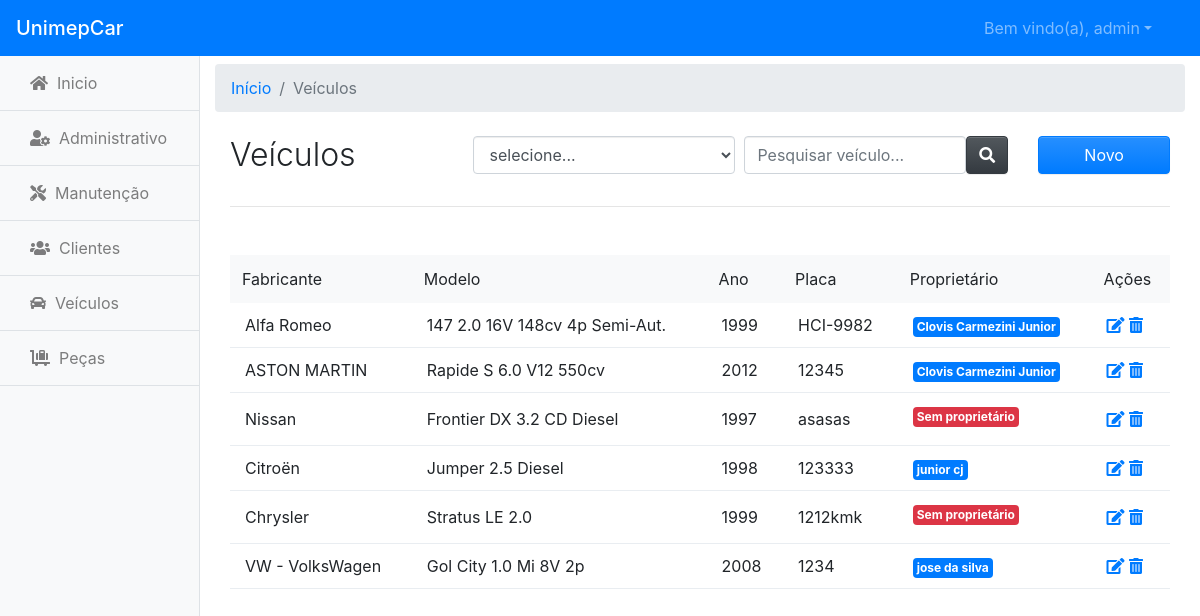
The page /veiculo (signed in) on the database its author committed.
### tables this page shows
CREATE TABLE `veiculo` (
  `id` int(11) NOT NULL,
  `codigo_modelo` int(11) NOT NULL,
  `codigo_marca` int(11) NOT NULL,
  `fabricante` varchar(150) NOT NULL,
  `modelo` varchar(150) NOT NULL,
  `ano` int(11) NOT NULL,
  `placa` varchar(10) NOT NULL,
  `id_cliente` int(11) NOT NULL
);

CREATE TABLE `cliente` (
  `id` int(11) NOT NULL,
  `nome` varchar(50) NOT NULL,
  `cpf` char(14) NOT NULL,
  `endereco` varchar(150) NOT NULL,
  `cidade` varchar(50) NOT NULL,
  `estado` char(2) NOT NULL,
  `cep` varchar(12) NOT NULL,
  `email` varchar(100) NOT NULL,
  `telefone` varchar(20) NOT NULL
);

### app/core/Controller.php (called while the page is built, shortened)
<?php
    class Controller{
        public function load($viewName, $viewData = []){
            extract($viewData);
            include 'app/views/'.$viewName.'.php';
        }
    }

### app/controllers/VeiculoController.php (called while the page is built, shortened)
<?php
    class VeiculoController extends Controller{
        public function index(){
            $veiculo = new Veiculo();
            $cliente = new Cliente();
            $data['veiculos'] = $veiculo->lista();
            $data['clientes'] = $cliente->lista();
            $data['view'] = 'veiculo/index';
            $this->load('template',$data);
        }
    }

### app/core/Core.php (called while the page is built, shortened)
<?php
    class Core{
        private $parametros = [];
        public function run(){
            $c = new $controllerCorrente;
            call_user_func_array([$c, $this->getMetodo()],$this->getParametros());
        }
        public function getMetodo(){
            return 'index';
        }
        public function getParametros(){
            return $this->parametros;
        }
    }

### index.php (called while the page is built, shortened)
<?php
    require 'app/core/Core.php';
    $core = new Core();
    $core->run();

### app/core/Model.php (called while the page is built, shortened)
<?php
    abstract class Model{
        protected $db;
        protected $tabela;
        public function __construct(){
            $this->db = new \PDO('mysql:dbname='.BANCO.'; host='.SERVIDOR,USUARIO,SENHA);
            $this->db->exec("set names utf8");
        }
        public function lista(){
            $sql = 'select * from '.$this->tabela;
            $qry = $this->db->query($sql);
            return $qry->fetchAll(\PDO::FETCH_OBJ);
        }
    }

### app/views/veiculo/Index.php (the view, shortened to what this page needs)
<div class="row">
    <div class="col-12 mt-2">
        <nav aria-label="breadcrumb">
            <ol class="breadcrumb">
                <li class="breadcrumb-item" aria-current="page"><a href="<?= URL_BASE?>">Início</a></li>
                <li class="breadcrumb-item active" aria-current="page">Veículos</li>
            </ol>
        </nav>
    </div>
</div>
<div class="container">
    <div class="row">
        <div class="col-md-3  mt-2">
            <h1 class="h2 font-weight-light">Veículos</h1>
        </div>
        <div class="col-md-7 mt-2">
            <form action="<?=URL_BASE.'veiculo/pesquisa'?>" method="post">
                <div class="form-row">
                    <div class="form-group col">
                        <select name="campo" class="form-control">
                            <option value="0">selecione...</option>
                        </select>
                    </div>
                    <div class="form-group col">
                        <div class="input-group-append">
                            <input class="form-control" name="res" type="text" placeholder="Pesquisar veículo...">
                            <button class="btn btn-dark" type="submit">
                                <i class="fas fa-search"></i>
                            </button>
                        </div>
                    </div>
                </div>
            </form>
        </div>
        <div class="col-md-2 mt-2">
            <a href="<?= URL_BASE.'veiculo/new'?>" class="btn btn-primary btn-block">Novo</a>
        </div>
    </div>
    <hr>
    <div class="row justify-content-center">
        <div class="col-sm-10 col-md-12 mt-3">
            <div class="table-responsive mt-3">
                <?php
                    if(empty($veiculos)){
                        echo '
                            <div class="alert alert-warning" role="alert">
                                <h4 class="alert-heading">Nenhum veículo encontrado!</h4>
                                <p>Sua pesquisa não retornou nada.</p>
                                <hr>
                                <p class="mb-0">Caso não possua um veículo, clique em novo para adicionar.</p>
                            </div>
                        ';
                    }
                    else{
                ?>
                <table class="table table-borderless">
                    <thead>
                        <tr class="bg-light">
                            <th class="font-weight-normal">Fabricante</th>
                            <th class="font-weight-normal">Modelo</th>
                            <th class="font-weight-normal">Ano</th>
                            <th class="font-weight-normal">Placa</th>
                            <th class="font-weight-normal">Proprietário</th>
                            <th class="font-weight-normal">Ações</th>
                        </tr>
                    </thead>
                    <tbody>
                <?php
                        foreach($veiculos as $v){
                            echo'
                                <tr class="cor_tabela">
                                    <td>'.$v->fabricante.'</td>
                                    <td>'.$v->modelo.'</td>
                                    <td>'.$v->ano.'</td>
                                    <td>'.$v->placa.'</td>
                                    <td>';
                                    if(!$v->id_cliente){
                                        echo '<a href="" class="badge badge-danger p-1 h1">Sem proprietário';
                                    }
                                    foreach($clientes as $c){
                                        if($c->id == $v->id_cliente){
                                            echo '<a href="'.URL_BASE.'cliente/detail/'.$c->id.'" class="badge badge-primary p-1">'.$c->nome;
                                        }
                                    }
                                echo'
                                    </a></td>
                                    <td>
                                        <a href="'.URL_BASE.'veiculo/edita/'.$v->id.'"><i class="fas fa-edit text-primary"></i></a>
                                        <a href="#" class="modal_btn" data-toggle="modal" data-target="#veiculoModal" id="'.$v->id.'"><i class="fas fa-trash-alt text-primary"></i></a>
                                    </td>
                                </tr>
                            ';
                        }
                    }
                ?>
                    </tbody>
                </table>
            </div>
        </div>
    </div>
</div>

### app/views/template.php (shortened to what this page needs)
<!doctype html>
<html lang="pt-br">
  <head>
    <link rel="stylesheet" href="<?= URL_BASE.'assets/css/bootstrap.css'?>">
    <link rel="stylesheet" href="<?= URL_BASE.'assets/css/style.css'?>">
    <link rel="stylesheet" href="https://use.fontawesome.com/releases/v5.8.2/css/all.css">
  </head>
  <body>
    <header>
        <?php include_once 'header.php';?>
    </header>
    <main>
      <div class="container-fluid">
        <div class="row">
          <div class="col-md-2 px-0">
            <?php include_once 'main-menu.php';?>
          </div>
          <div class="col-md-10">
            <?php $this->load($view,$viewData);?>
          </div>
        </div>
      </div>
    </main>
  </body>
</html>

### app/views/header.php (shortened to what this page needs)
<nav class="navbar navbar-expand navbar-dark bg-primary">
    <a class="navbar-brand h1 mb-0" href="<?= URL_BASE?>">UnimepCar</a>
    <div class="collapse navbar-collapse" id="navbarSite">
        <ul class="navbar-nav ml-auto mr-4">
            <li class="nav-item dropdown">
                <a href="#" class="nav-link dropdown-toggle" data-toggle="dropdown" id="navDrop">Bem vindo(a), <?=$_SESSION['nome']?></a>
            </li>
        </ul>
    </div>
</nav>

### app/views/main-menu.php (shortened to what this page needs)
<nav class="nav-bar navbar-light bg-light border-right nav-lateral">
    <ul class="navbar-nav">
        <li class="nav-item">
            <a href="<?= URL_BASE?>" class="nav-item-custom"><i class="fas fa-home"></i>&nbsp;&nbsp;Inicio</a>
        </li>
        <li class="nav-item <?=($_SESSION['tipo'] == 1) ? '' : 'd-none'?>">
            <a href="<?= URL_BASE.'admin'?>" class="nav-item-custom"><i class="fas fa-user-cog"></i>&nbsp;&nbsp;Administrativo</a>
        </li>
        <li class="nav-item">
            <a href="<?= URL_BASE.'manutencao'?>" class="nav-item-custom"><i class="fas fa-tools"></i>&nbsp;&nbsp;Manutenção</a>
        </li>
        <li class="nav-item">
            <a href="<?= URL_BASE.'cliente'?>" class="nav-item-custom"><i class="fas fa-users"></i>&nbsp;&nbsp;Clientes</a>
        </li>
        <li class="nav-item">
            <a href="<?= URL_BASE.'veiculo'?>" class="nav-item-custom"><i class="fas fa-car"></i>&nbsp;&nbsp;Veículos</a>
        </li>
        <li class="nav-item">
            <a href="<?= URL_BASE.'peca'?>" class="nav-item-custom"><i class="fas fa-luggage-cart"></i>&nbsp;&nbsp;Peças</a>
        </li>
    </ul>
</nav>

### assets/css/style.css (style rules this page uses)
.nav-item-custom { border-bottom: 1px solid #dee2e6; padding: 15px 30px; display: block; color: rgba(0, 0, 0, 0.5); }
.nav-lateral { height: calc(100vh - 3.5rem) !important; }
.table td { padding: 10px 15px; vertical-align: middle; }
.table tbody tr { border-bottom:1px solid #e9edf1; }

### rows shown on the page
veiculo: fabricante "Alfa Romeo", modelo "147 2.0 16V 148cv 4p Semi-Aut.", ano "1999", placa "HCI-9982"
cliente: nome "Clovis Carmezini Junior"
veiculo: fabricante "ASTON MARTIN", modelo "Rapide S 6.0 V12 550cv", ano "2012", placa "12345"
veiculo: fabricante "Nissan", modelo "Frontier DX 3.2 CD Diesel", ano "1997", placa "asasas", shows "Sem proprietário"
veiculo: fabricante "Citroën", modelo "Jumper 2.5 Diesel", ano "1998", placa "123333"
cliente: nome "junior cj"
veiculo: fabricante "Chrysler", modelo "Stratus LE 2.0", ano "1999", placa "1212kmk", shows "Sem proprietário"
veiculo: fabricante "VW - VolksWagen", modelo "Gol City 1.0 Mi 8V 2p", ano "2008", placa "1234"
cliente: nome "jose da silva"

### other values the page prints
$_SESSION['nome'] "admin"
